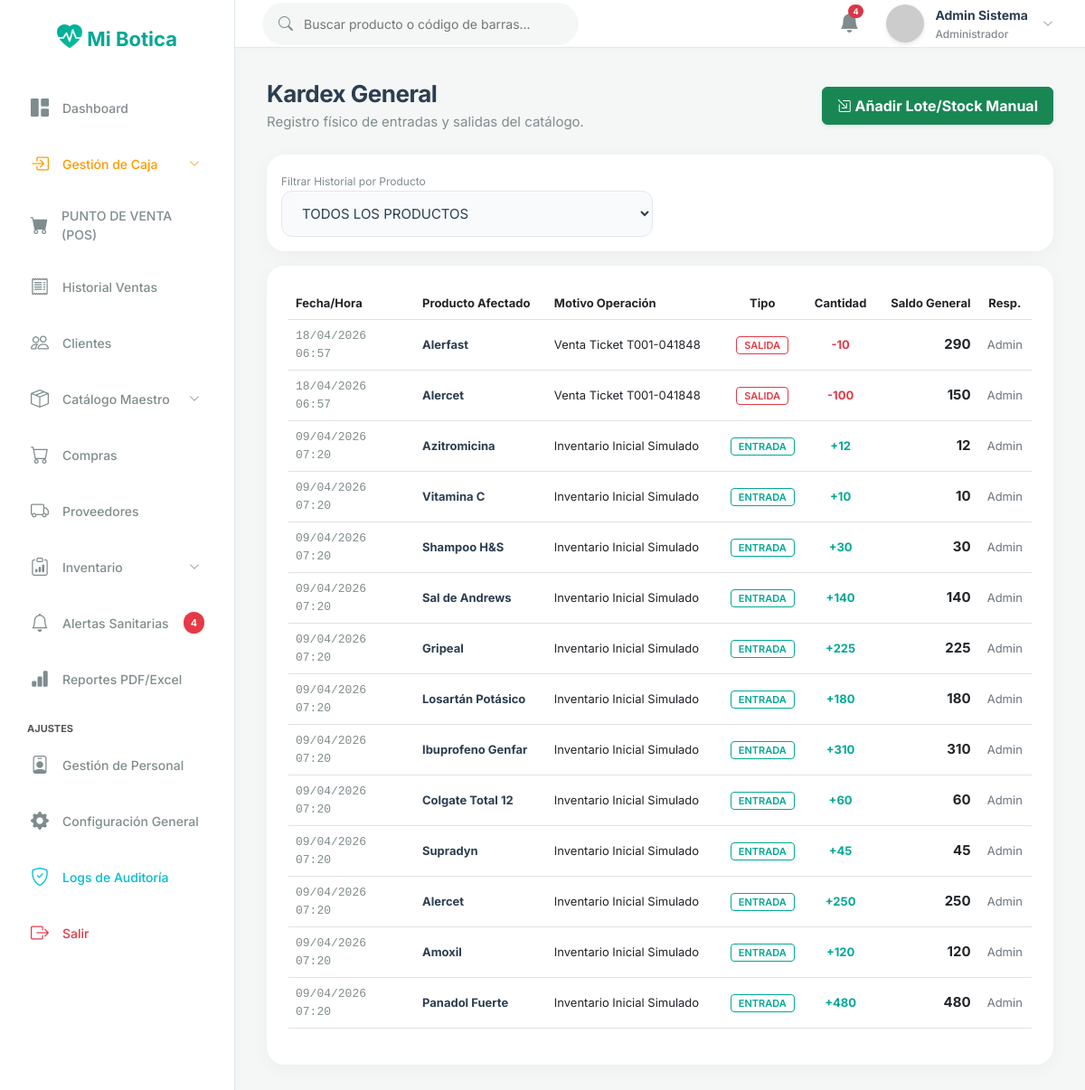
The app's page /inventario/kardex (signed in) with its own data.
### tables this page shows
CREATE TABLE `kardex` (
  `id` int NOT NULL AUTO_INCREMENT,
  `id_producto` int NOT NULL,
  `id_usuario` int NOT NULL,
  `tipo_movimiento` enum('ENTRADA','SALIDA','AJUSTE') NOT NULL,
  `motivo` varchar(150) NOT NULL,
  `cantidad` int NOT NULL,
  `saldo_actual` int NOT NULL,
  `fecha` timestamp NULL DEFAULT CURRENT_TIMESTAMP,
  PRIMARY KEY (`id`),
  KEY `id_producto` (`id_producto`),
  KEY `id_usuario` (`id_usuario`),
  CONSTRAINT `kardex_ibfk_1` FOREIGN KEY (`id_producto`) REFERENCES `productos` (`id`) ON DELETE RESTRICT,
  CONSTRAINT `kardex_ibfk_2` FOREIGN KEY (`id_usuario`) REFERENCES `usuarios` (`id`) ON DELETE RESTRICT
);

CREATE TABLE `productos` (
  `id` int NOT NULL AUTO_INCREMENT,
  `codigo_barras` varchar(50) DEFAULT NULL,
  `nombre_generico` varchar(150) NOT NULL,
  `nombre_comercial` varchar(150) NOT NULL,
  `concentracion` varchar(100) DEFAULT NULL,
  `forma_farmaceutica` varchar(100) DEFAULT NULL,
  `id_laboratorio` int DEFAULT NULL,
  `id_categoria` int DEFAULT NULL,
  `precio_compra` decimal(10,2) NOT NULL DEFAULT '0.00',
  `precio_venta` decimal(10,2) NOT NULL DEFAULT '0.00',
  `margen_ganancia` decimal(5,2) NOT NULL DEFAULT '0.00',
  `unidad_medida` varchar(50) DEFAULT NULL,
  `requiere_receta` tinyint(1) DEFAULT '0',
  `stock_actual` int NOT NULL DEFAULT '0',
  `stock_minimo` int NOT NULL DEFAULT '10',
  `estado` tinyint(1) DEFAULT '1',
  `fraccionable` tinyint(1) DEFAULT '0',
  `unidades_por_caja` int DEFAULT '1',
  `unidad_fraccion` varchar(50) DEFAULT NULL,
  `precio_fraccion` decimal(10,2) DEFAULT '0.00',
  PRIMARY KEY (`id`),
  UNIQUE KEY `codigo_barras` (`codigo_barras`),
  KEY `id_laboratorio` (`id_laboratorio`),
  KEY `id_categoria` (`id_categoria`),
  CONSTRAINT `productos_ibfk_1` FOREIGN KEY (`id_laboratorio`) REFERENCES `laboratorios` (`id`) ON DELETE SET NULL,
  CONSTRAINT `productos_ibfk_2` FOREIGN KEY (`id_categoria`) REFERENCES `categorias` (`id`) ON DELETE SET NULL
);

CREATE TABLE `usuarios` (
  `id` int NOT NULL AUTO_INCREMENT,
  `nombres` varchar(100) NOT NULL,
  `apellidos` varchar(100) NOT NULL,
  `usuario` varchar(50) NOT NULL,
  `password` varchar(255) NOT NULL,
  `email` varchar(100) DEFAULT NULL,
  `rol_id` int NOT NULL,
  `estado` tinyint(1) DEFAULT '1',
  `ultimo_login` datetime DEFAULT NULL,
  `creado_en` timestamp NULL DEFAULT CURRENT_TIMESTAMP,
  PRIMARY KEY (`id`),
  UNIQUE KEY `usuario` (`usuario`),
  KEY `rol_id` (`rol_id`),
  CONSTRAINT `usuarios_ibfk_1` FOREIGN KEY (`rol_id`) REFERENCES `roles` (`id`) ON DELETE RESTRICT
);

### app/controllers/InventarioController.php (called while the page is built, shortened)
<?php
class InventarioController extends Controller {
    public function kardex() {
        $modelo = $this->model('Inventario');
        $prodModel = $this->model('Producto');
        $id_producto = isset($_GET['producto']) && !empty($_GET['producto']) ? (int)$_GET['producto'] : null;
        $movimientos = $modelo->getKardex($id_producto);
        $productos = $prodModel->getAll();
        $this->view('inventario/kardex', [
            'title' => 'Kardex General',
            'movimientos' => $movimientos,
            'productos' => $productos,
            'filtro_producto' => $id_producto
        ]);
    }
}

### app/core/App.php (called while the page is built, shortened)
<?php
class App {
    protected $method = 'login';
    public function __construct() {
        $url = $this->parseUrl();
        if (isset($url[0]) && file_exists('../app/controllers/' . ucfirst($url[0]) . 'Controller.php')) {
            unset($url[0]);
        }
        $this->controller = new $this->controller;
        if (isset($url[1])) {
            if (method_exists($this->controller, $url[1])) {
                $this->method = $url[1];
                unset($url[1]);
            }
        }
        $this->params = $url ? array_values($url) : [];
        call_user_func_array([$this->controller, $this->method], $this->params);
    }
    public function parseUrl() {
        if (isset($_GET['url'])) {
            return explode('/', filter_var(rtrim($_GET['url'], '/'), FILTER_SANITIZE_URL));
        }
        return [];
    }
}

### public/index.php (called while the page is built, shortened)
<?php
require_once '../app/config/database.php';
require_once '../app/core/App.php';
require_once '../app/core/Controller.php';
$app = new App();

### app/models/Inventario.php (called while the page is built, shortened)
<?php
class Inventario {
    private $conn;
    public function __construct($dbConn = null) {
        if ($dbConn) {
            $this->conn = $dbConn;
        } else {
            $db = new Database();
            $this->conn = $db->getConnection();
        }
    }
    public function getKardex($id_producto = null) {
        $query = "SELECT k.*, p.nombre_comercial, u.nombres as usuario
                  FROM kardex k
                  INNER JOIN productos p ON k.id_producto = p.id
                  INNER JOIN usuarios u ON k.id_usuario = u.id ";
        $query .= "ORDER BY k.id DESC LIMIT 500";
        $stmt = $this->conn->prepare($query);
        $stmt->execute();
        return $stmt->fetchAll(PDO::FETCH_ASSOC);
    }
}

### app/config/database.php (called while the page is built, shortened)
<?php
class Database {
    private $host = "localhost";
    private $db_name = "botica_db";
    private $username = "root";
    private $password = "";
    public function getConnection() {
        $this->conn = null;
        try {
            $this->conn = new PDO("mysql:host=" . $this->host . ";dbname=" . $this->db_name . ";charset=utf8mb4", $this->username, $this->password);
            $this->conn->exec("SET NAMES utf8mb4");
        } catch(PDOException $exception) {
            error_log("Error de conexión a la base de datos: " . $exception->getMessage());
            die("No se pudo conectar con la base de datos. Intente nuevamente más tarde.");
        }
        return $this->conn;
    }
}
?>

### app/views/inventario/kardex.php (the view, shortened to what this page needs)
<div class="page-content">
    <div class="mb-4 d-flex justify-content-between align-items-center flex-wrap gap-3">
        <div>
            <h1 class="page-title mb-1">Kardex General</h1>
            <div class="page-subtitle">Registro físico de entradas y salidas del catálogo.</div>
        </div>
        <button type="button" class="btn btn-success fw-bold p-2 px-3 shadow-sm" data-bs-toggle="modal" data-bs-target="#modalEntrada">
            <i class="bi bi-box-arrow-in-down-right"></i> Añadir Lote/Stock Manual
        </button>
    </div>
    <div class="card-metric mb-3 p-3">
        <form action="<?php echo BASE_URL; ?>inventario/kardex" method="GET" class="row align-items-center g-3">
            <div class="col-md-6">
                <label style="font-size: 12px; color: var(--text-secondary);">Filtrar Historial por Producto</label>
                <select class="form-control-custom" name="producto" onchange="this.form.submit()">
                    <option value="">TODOS LOS PRODUCTOS</option>
                </select>
            </div>
        </form>
    </div>
    <div class="card-metric">
        <div class="table-responsive">
            <table class="table table-hover align-middle" style="width: 100%; font-size: 13px;">
                <thead>
                    <tr>
                        <th width="140">Fecha/Hora</th>
                        <th>Producto Afectado</th>
                        <th>Motivo Operación</th>
                        <th class="text-center">Tipo</th>
                        <th class="text-center">Cantidad</th>
                        <th class="text-end">Saldo General</th>
                        <th class="text-center">Resp.</th>
                    </tr>
                </thead>
                <tbody>
                    <?php if(empty($data['movimientos'])): ?>
                    <tr><td colspan="7" class="text-center text-muted">No existen movimientos registrados para este filtro.</td></tr>
                    <?php else: ?>
                    <?php foreach($data['movimientos'] as $mov):
                        $tColor = $mov['tipo_movimiento'] == 'ENTRADA' ? 'var(--accent-primary)' : 'var(--danger)';
                        $tSigno = $mov['tipo_movimiento'] == 'ENTRADA' ? '+' : '-';
                    ?>
                    <tr>
                        <td style="color:var(--text-secondary); font-family:monospace;">
                            <?php echo date('d/m/Y H:i', strtotime($mov['fecha'])); ?>
                        </td>
                        <td style="font-weight:700; color:var(--text-primary);">
                            <?php echo htmlspecialchars($mov['nombre_comercial']); ?>
                        </td>
                        <td>
                            <?php echo htmlspecialchars($mov['motivo']); ?>
                        </td>
                        <td class="text-center">
                            <span style="border: 1px solid <?php echo $tColor; ?>; color: <?php echo $tColor; ?>; padding: 2px 8px; border-radius: 4px; font-size: 11px; font-weight: 600;">
                                <?php echo $mov['tipo_movimiento']; ?>
                            </span>
                        </td>
                        <td class="text-center" style="font-weight:700; color: <?php echo $tColor; ?>;">
                            <?php echo $tSigno . $mov['cantidad']; ?>
                        </td>
                        <td class="text-end" style="font-weight:700; font-size: 15px;">
                            <?php echo $mov['saldo_actual']; ?>
                        </td>
                        <td class="text-center text-secondary">
                           <?php echo explode(' ', $mov['usuario'])[0]; ?>
                        </td>
                    </tr>
                    <?php endforeach; ?>
                    <?php endif; ?>
                </tbody>
            </table>
        </div>
    </div>
</div>

### public/css/style.css (style rules this page uses)
:root { --bg-dark: #F4F7F6; --bg-card: #FFFFFF; --text-primary: #2C3E50; --text-secondary: #7F8C8D; --accent-primary: #00A896; --accent-hover: #028090; --accent-light: rgba(0, 168, 150, 0.1); --success: #02C39A; --success-bg: rgba(2, 195, 154, 0.1); --danger: #E63946; --danger-bg: rgba(230, 57, 70, 0.1); --warning: #F4A261; --border-color: #E2E8F0; }
body { font-family: 'Inter', sans-serif; background-color: var(--bg-dark); color: var(--text-primary); margin: 0; overflow-x: hidden; }
.page-content { padding: 35px; }
.page-title { font-size: 26px; font-weight: 700; color: var(--text-primary); margin: 0; letter-spacing: -0.5px; }
.page-subtitle { font-size: 15px; color: var(--text-secondary); margin-top: 5px; }
.card-metric { background-color: var(--bg-card); border-radius: 20px; padding: 24px; border: none; box-shadow: 0 4px 20px rgba(0, 0, 0, 0.04); transition: transform 0.3s ease, box-shadow 0.3s ease; }
.form-control-custom { width: 100%; padding: 14px 18px; border-radius: 12px; background-color: #F8FAFC; border: 1px solid var(--border-color); color: var(--text-primary); font-family: 'Inter'; transition: all 0.3s; font-size: 15px; }

### records on screen
kardex: fecha "18/04/2026 06:57", id_producto.nombre_comercial "Alerfast", motivo "Venta Ticket T001-041848", tipo_movimiento "SALIDA", tipo_movimiento "-", cantidad "10", saldo_actual "290", id_usuario.nombres "Admin"
kardex: fecha "18/04/2026 06:57", id_producto.nombre_comercial "Alercet", motivo "Venta Ticket T001-041848", tipo_movimiento "SALIDA", tipo_movimiento "-", cantidad "100", saldo_actual "150", id_usuario.nombres "Admin"
kardex: fecha "09/04/2026 07:20", id_producto.nombre_comercial "Azitromicina", motivo "Inventario Inicial Simulado", tipo_movimiento "ENTRADA", tipo_movimiento "+", cantidad "12", saldo_actual "12", id_usuario.nombres "Admin"
kardex: fecha "09/04/2026 07:20", id_producto.nombre_comercial "Vitamina C", motivo "Inventario Inicial Simulado", tipo_movimiento "ENTRADA", tipo_movimiento "+", cantidad "10", saldo_actual "10", id_usuario.nombres "Admin"
kardex: fecha "09/04/2026 07:20", id_producto.nombre_comercial "Shampoo H&S", motivo "Inventario Inicial Simulado", tipo_movimiento "ENTRADA", tipo_movimiento "+", cantidad "30", saldo_actual "30", id_usuario.nombres "Admin"
kardex: fecha "09/04/2026 07:20", id_producto.nombre_comercial "Sal de Andrews", motivo "Inventario Inicial Simulado", tipo_movimiento "ENTRADA", tipo_movimiento "+", cantidad "140", saldo_actual "140", id_usuario.nombres "Admin"
kardex: fecha "09/04/2026 07:20", id_producto.nombre_comercial "Gripeal", motivo "Inventario Inicial Simulado", tipo_movimiento "ENTRADA", tipo_movimiento "+", cantidad "225", saldo_actual "225", id_usuario.nombres "Admin"
kardex: fecha "09/04/2026 07:20", id_producto.nombre_comercial "Losartán Potásico", motivo "Inventario Inicial Simulado", tipo_movimiento "ENTRADA", tipo_movimiento "+", cantidad "180", saldo_actual "180", id_usuario.nombres "Admin"
kardex: fecha "09/04/2026 07:20", id_producto.nombre_comercial "Ibuprofeno Genfar", motivo "Inventario Inicial Simulado", tipo_movimiento "ENTRADA", tipo_movimiento "+", cantidad "310", saldo_actual "310", id_usuario.nombres "Admin"
kardex: fecha "09/04/2026 07:20", id_producto.nombre_comercial "Colgate Total 12", motivo "Inventario Inicial Simulado", tipo_movimiento "ENTRADA", tipo_movimiento "+", cantidad "60", saldo_actual "60", id_usuario.nombres "Admin"
kardex: fecha "09/04/2026 07:20", id_producto.nombre_comercial "Supradyn", motivo "Inventario Inicial Simulado", tipo_movimiento "ENTRADA", tipo_movimiento "+", cantidad "45", saldo_actual "45", id_usuario.nombres "Admin"
kardex: fecha "09/04/2026 07:20", id_producto.nombre_comercial "Alercet", motivo "Inventario Inicial Simulado", tipo_movimiento "ENTRADA", tipo_movimiento "+", cantidad "250", saldo_actual "250", id_usuario.nombres "Admin"
kardex: fecha "09/04/2026 07:20", id_producto.nombre_comercial "Amoxil", motivo "Inventario Inicial Simulado", tipo_movimiento "ENTRADA", tipo_movimiento "+", cantidad "120", saldo_actual "120", id_usuario.nombres "Admin"
kardex: fecha "09/04/2026 07:20", id_producto.nombre_comercial "Panadol Fuerte", motivo "Inventario Inicial Simulado", tipo_movimiento "ENTRADA", tipo_movimiento "+", cantidad "480", saldo_actual "480", id_usuario.nombres "Admin"

### other values on screen
$_totalNotifs "4"
$_SESSION['nombre'] "Admin Sistema"
$roles[$_SESSION['rol_id'] ?? 1] "Administrador"
